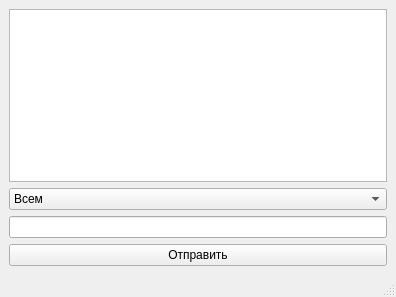
<?xml version="1.0" encoding="UTF-8"?>
<ui version="4.0">
 <class>MainWindow</class>
 <widget class="QMainWindow" name="MainWindow">
  <property name="geometry">
   <rect>
    <x>0</x>
    <y>0</y>
    <width>396</width>
    <height>297</height>
   </rect>
  </property>
  <property name="windowTitle">
   <string>MainWindow</string>
  </property>
  <widget class="QWidget" name="centralwidget">
   <layout class="QVBoxLayout" name="verticalLayout">
    <item>
     <widget class="QTextBrowser" name="textBrowser_messages"/>
    </item>
    <item>
     <widget class="QComboBox" name="comboBox_clients">
      <item>
       <property name="text">
        <string>Всем</string>
       </property>
      </item>
     </widget>
    </item>
    <item>
     <widget class="QLineEdit" name="lineEdit_message"/>
    </item>
    <item>
     <widget class="QPushButton" name="pushButton_sendMessage">
      <property name="text">
       <string>Отправить</string>
      </property>
     </widget>
    </item>
   </layout>
  </widget>
  <widget class="QMenuBar" name="menubar">
   <property name="geometry">
    <rect>
     <x>0</x>
     <y>0</y>
     <width>396</width>
     <height>21</height>
    </rect>
   </property>
  </widget>
  <widget class="QStatusBar" name="statusbar"/>
 </widget>
 <resources/>
 <connections/>
</ui>
